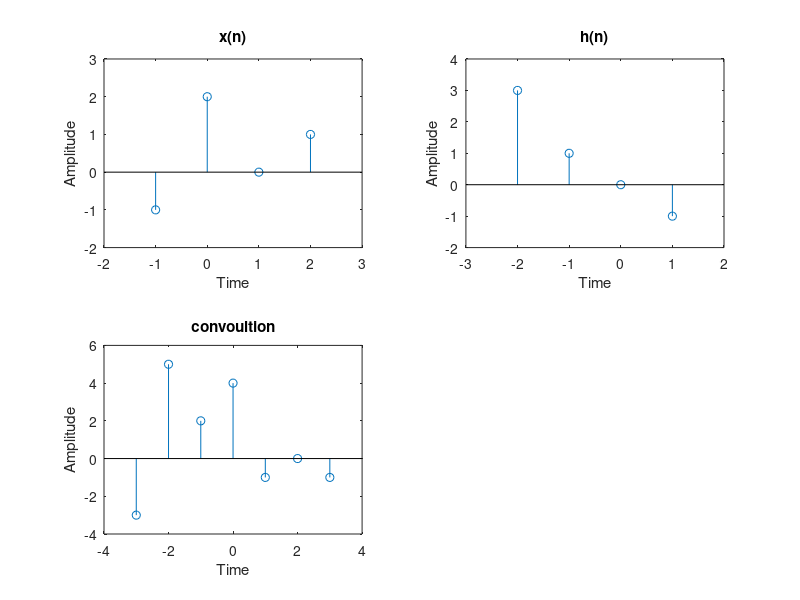

The MATLAB script that drew this image:
clc;
clear all;
close all;

x = [-1 2 0 1]; % define the first sequence
h = [3 1 0 -1]; % define the second sequence
n1 = -1:1:2; % define the time interval for x
n2 = -2:1:1; % define the time interval for h
% Plotiing x(n)
subplot(2,2,1)
stem(n1,x)
xlim([min(n1)-1 max(n1)+1]);%xlim and ylim set the appropriate limits for the axes.
ylim([min(x)-1 max(x)+1]);
title('x(n)');
xlabel('Time')
ylabel('Amplitude')
% Plotiing h(n)
subplot(2,2,2)
stem(n2,h)
xlim([min(n2)-1 max(n2)+1]);
ylim([min(h)-1 max(h)+1]);
title('h(n)');
xlabel('Time')
ylabel('Amplitude')
% Creating Matrix
mat=[];
for i=1:length(x)
    ss=h.*x(i);
    mat=[mat;ss]; 
end

% Summation of the Values
[r c]=size(mat);
lim = r+c;
t=2;
y=[];
s=0;
while (t<=lim)
    for i=1:r
        for j=1:c
            if ((i+j)==t)
                s=s+mat(i,j);
            end
        end
    end
    t=t+1;
    y=[y s];
    s=0;
end

% Printing & Plotting
y;
n3=min(n1)+min(n2);
n4=max(n1)+max(n2);
n5=n3:n4;
subplot(2,2,3)
stem(n5,y)
xlim([n3-1 n4+1]);
ylim([min(y)-1 max(y)+1]);
title('convoultion');
xlabel('Time')
ylabel('Amplitude')